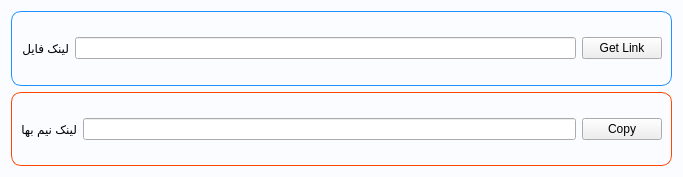
<?xml version="1.0" encoding="UTF-8"?>
<ui version="4.0">
 <class>MainForm</class>
 <widget class="QWidget" name="MainForm">
  <property name="geometry">
   <rect>
    <x>0</x>
    <y>0</y>
    <width>683</width>
    <height>177</height>
   </rect>
  </property>
  <property name="windowTitle">
   <string>Linker</string>
  </property>
  <property name="styleSheet">
   <string notr="true">#MainForm{
	background-color: #fbfcff;
}

QFrame#topLayout{
	border: 1px solid dodgerblue;
	border-radius: 10px;
}

QFrame#bottomLayout{
	border: 1px solid orangered;
	border-radius: 10px;
}</string>
  </property>
  <layout class="QVBoxLayout" name="verticalLayout">
   <item>
    <widget class="QFrame" name="topLayout">
     <property name="frameShape">
      <enum>QFrame::StyledPanel</enum>
     </property>
     <property name="frameShadow">
      <enum>QFrame::Raised</enum>
     </property>
     <layout class="QHBoxLayout" name="horizontalLayout">
      <item>
       <widget class="QLabel" name="label">
        <property name="text">
         <string>لینک فایل</string>
        </property>
       </widget>
      </item>
      <item>
       <widget class="QLineEdit" name="origianlLinkLineEdit"/>
      </item>
      <item>
       <widget class="QPushButton" name="getLinkButton">
        <property name="autoFillBackground">
         <bool>true</bool>
        </property>
        <property name="text">
         <string>Get Link</string>
        </property>
       </widget>
      </item>
     </layout>
    </widget>
   </item>
   <item>
    <widget class="QFrame" name="bottomLayout">
     <property name="frameShape">
      <enum>QFrame::StyledPanel</enum>
     </property>
     <property name="frameShadow">
      <enum>QFrame::Raised</enum>
     </property>
     <layout class="QHBoxLayout" name="horizontalLayout_2">
      <item>
       <widget class="QLabel" name="label_2">
        <property name="text">
         <string>لینک نیم بها</string>
        </property>
       </widget>
      </item>
      <item>
       <widget class="QLineEdit" name="nimbahaLineEdit">
        <property name="readOnly">
         <bool>true</bool>
        </property>
       </widget>
      </item>
      <item>
       <widget class="QPushButton" name="copyLinkButton">
        <property name="text">
         <string>Copy</string>
        </property>
       </widget>
      </item>
     </layout>
    </widget>
   </item>
  </layout>
 </widget>
 <resources/>
 <connections/>
</ui>
